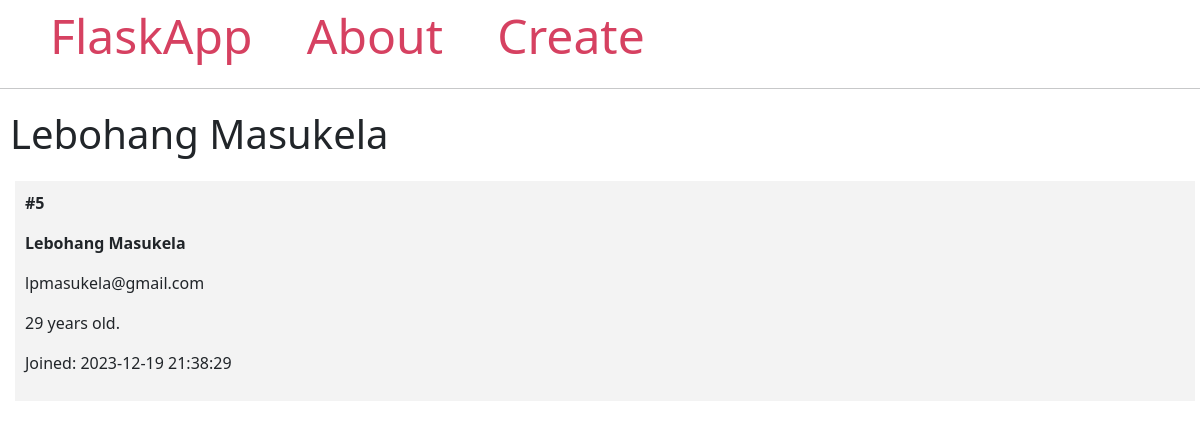
The app's page /5/ with its own data.
### main.py (models this page shows, shortened)
class Student(db.Model):
    id = db.Column(db.Integer, primary_key=True)
    firstname = db.Column(db.String(100), nullable=False)
    lastname = db.Column(db.String(100), nullable=False)
    email = db.Column(db.String(80), unique=True, nullable=False)
    age = db.Column(db.Integer)
    created = db.Column(DateTime(timezone=True), default=func.now())

### main.py (the view)
@app.route('/<int:student_id>/')
def student(student_id):
    student = Student.query.get_or_404(student_id)
    return render_template('student.html', student=student)

### templates/student.html
{% extends 'base.html' %}
{% block content %}
    <span class="title">
        <h1>{% block title %} {{ student.firstname }} {{ student.lastname }}{% endblock %}</h1>
    </span>
    <div class="content">
            <div class="student">
                <p><b>#{{ student.id }}</b></p>
                <b>
                    <p class="name">{{ student.firstname }} {{ student.lastname }}</p>
                </b>
                <p>{{ student.email }}</p>
                <p>{{ student.age }} years old.</p>
                <p>Joined: {{ student.created }}</p>
            </div>
    </div>
{% endblock %}

### static/style.css (style rules this page uses)
.title { margin: 5px; }
.content { margin: 5px; width: 100%; display: flex; flex-direction: row; flex-wrap: wrap; }
.student { flex: 20%; padding: 10px; margin: 5px; background-color: #f3f3f3; inline-size: 100%; }

### records on screen
Student: firstname "Lebohang", lastname "Masukela", id "5", email "lpmasukela@gmail.com", age "29", created "2023-12-19 21:38:29"
